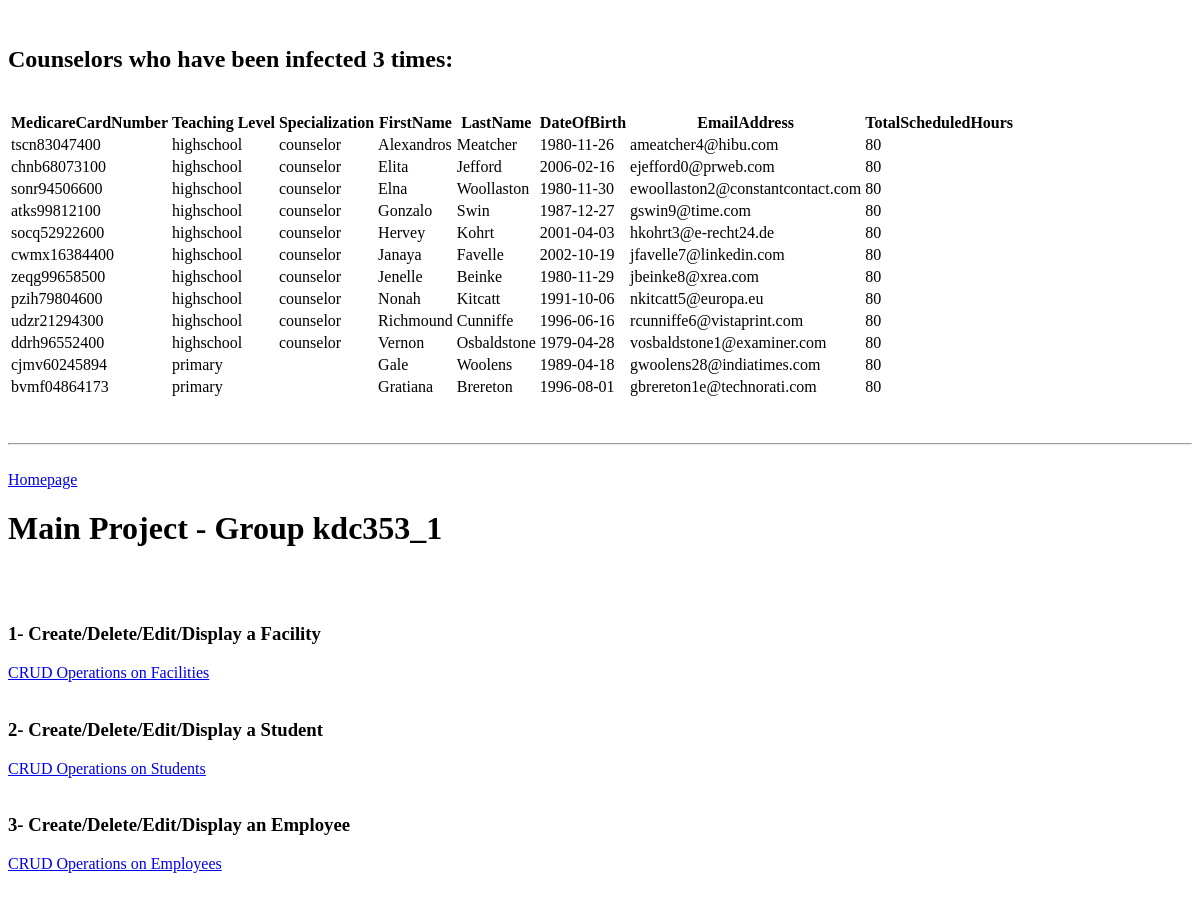
/php/display-infectedCounselors-details.php (upper part), run on an earlier commit of the app's database.
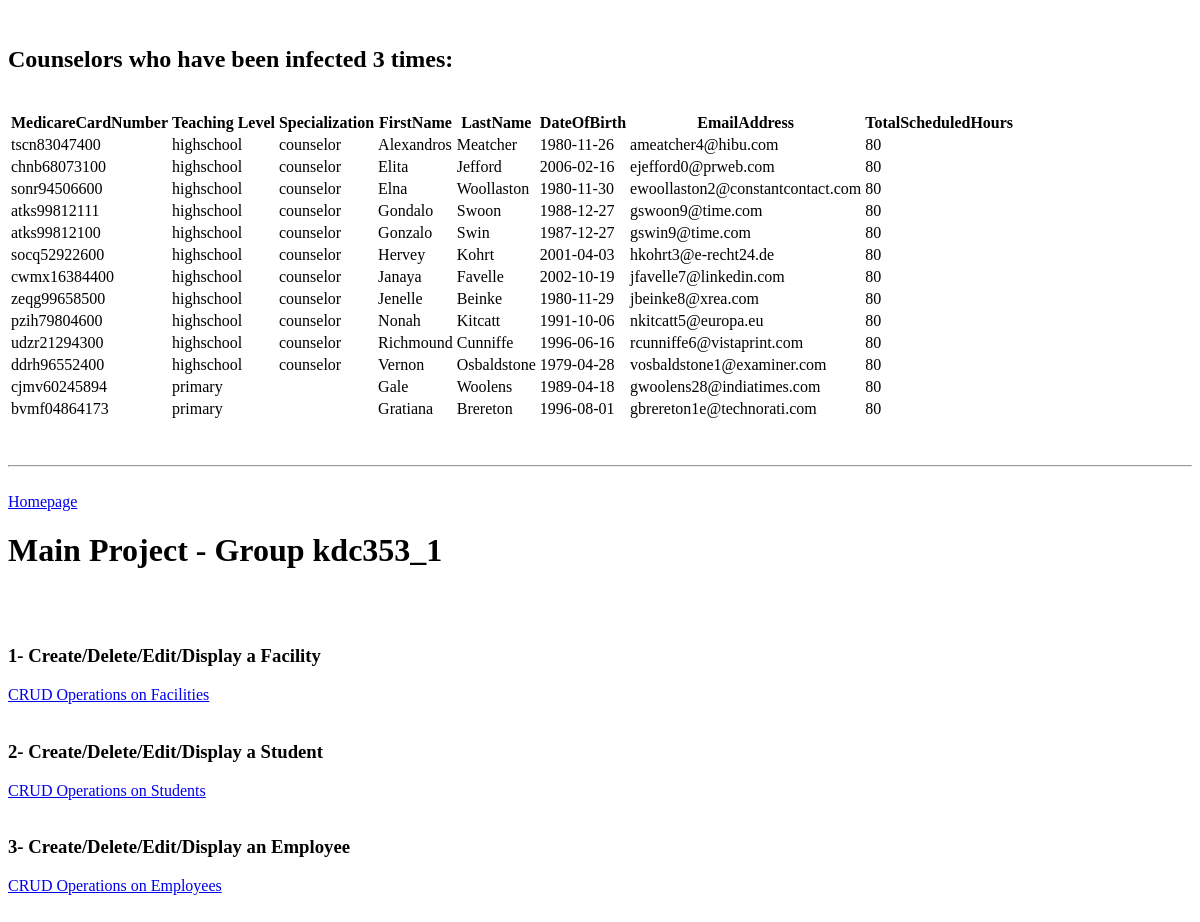
And on a later commit of the database.
### tables this page shows
CREATE TABLE Teachers(
    MedicareCardNumber char(12) NOT NULL,
    Level VARCHAR(255),
    Specialisation VARCHAR(255),
    PRIMARY KEY (MedicareCardNumber)
);

CREATE TABLE Persons(
  MedicareCardNumber char(12) NOT NULL,
  FirstName VARCHAR(255),
  LastName VARCHAR(255),
  MedicareExpiryDate date NOT NULL,
  DateOfBirth date,
  TelephoneNumber char(12),
  Citizenship VARCHAR(255),
  PostalCode char(7),
  EmailAddress VARCHAR(255),
  PRIMARY KEY (MedicareCardNumber)
);

### php/display-infectedCounselors-details.php (the view, shortened to what this page needs)
<br><h2>Counselors who have been infected 3 times:</h2>
<?php
require_once './database.php';
$sql = "SELECT t.MedicareCardNumber, t.Level, t.Specialisation, p.FirstName, p.LastName, p.DateOfBirth, p.EmailAddress,
COALESCE(ts.TotalScheduledHours, 0) AS TotalScheduledHours
FROM Teachers t
INNER JOIN Persons p ON t.MedicareCardNumber = p.MedicareCardNumber
LEFT JOIN (
    SELECT
    w.MedicareCardNumber,
    SUM(TIMESTAMPDIFF(HOUR, s.StartTime, s.EndTime)) AS TotalScheduledHours
    FROM Works_at w
    INNER JOIN Schedule s ON w.StartDate <= s.Date AND (w.EndDate IS NULL OR w.EndDate >= s.Date)
    GROUP BY w.MedicareCardNumber
  ) AS ts ON t.MedicareCardNumber = ts.MedicareCardNumber
WHERE t.MedicareCardNumber IN (
    SELECT MedicareCardNumber
    FROM Infections
    GROUP BY MedicareCardNumber
    HAVING COUNT(*) >= 3
)
ORDER BY t.Level ASC, p.FirstName ASC, p.LastName ASC;";
$stmt = $conn->prepare($sql);
$stmt->execute();
?>
<table>
  <thead>
      <tr>
        <th>MedicareCardNumber</th>
        <th>Teaching Level</th>
        <th>Specialization</th>
        <th>FirstName</th>
        <th>LastName</th>
        <th>DateOfBirth</th>
        <th>EmailAddress</th>
        <th>TotalScheduledHours</th>
  </thead>
  <tbody>
    <?php  while($row = $stmt->fetch(PDO::FETCH_ASSOC, PDO::FETCH_ORI_NEXT)) { ?>
    <tr>
      <td><?= $row["MedicareCardNumber"] ?></td>
      <td><?= $row["Level"] ?></td>
      <td><?= $row["Specialisation"] ?></td>
      <td><?= $row["FirstName"] ?></td>
      <td><?= $row["LastName"] ?></td>
      <td><?= $row["DateOfBirth"] ?></td>
      <td><?= $row["EmailAddress"] ?></td>
      <td><?= $row["TotalScheduledHours"] ?></td>
    </tr>
    <?php  } ?>
  </tbody>
</table>
<?php
require_once("index.php");
?>

What changed in the data, as far as the page shows it:
added teachers: MedicareCardNumber "atks99812111", Level "highschool", Specialisation "counselor", persons.FirstName "Gondalo", persons.LastName "Swoon", persons.DateOfBirth "1988-12-27", persons.EmailAddress "gswoon9@time.com", TotalScheduledHours "80"
